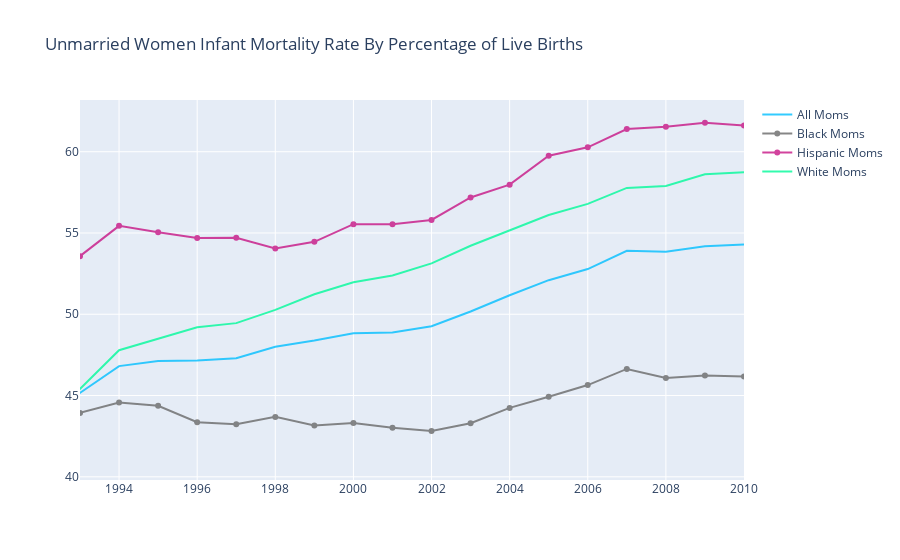

This figure's notebook cell:
### Code cell
fig = go.Figure()


unmarried_cond = (allmoms_df['Marrital Status'] == 'Unmarried')

fig.add_trace(go.Scatter(
                x=allmoms_df[unmarried_cond]['Year'],
                y=allmoms_df[unmarried_cond]['Percentage of Live Births'],
                name="All Moms",
                line_color='deepskyblue',
                opacity=0.8))


unmarried_cond = (blackmoms_df['Marrital Status'] == 'Unmarried')

fig.add_trace(go.Scatter(
                x=blackmoms_df[unmarried_cond]['Year'],
                y=blackmoms_df[unmarried_cond]['Percentage of Live Births'],
                name="Black Moms",
                line_color='dimgray',
                opacity=0.8))

unmarried_cond = (hispanicmoms_df['Marrital Status'] == 'Unmarried')

fig.add_trace(go.Scatter(
                x=hispanicmoms_df[unmarried_cond]['Year'],
                y=hispanicmoms_df[unmarried_cond]['Percentage of Live Births'],
                name="Hispanic Moms",
                line_color='mediumvioletred',
                opacity=0.8))


unmarried_cond = (whitemoms_df['Marrital Status'] == 'Unmarried')
fig.add_trace(go.Scatter(
                x=whitemoms_df[unmarried_cond]['Year'],
                y=whitemoms_df[unmarried_cond]['Percentage of Live Births'],
                name="White Moms",
                line_color='mediumspringgreen',
                opacity=0.8))
# Use date string to set xaxis range
fig.update_layout(xaxis_range=['1993','2010'],
                  title_text="Unmarried Women Infant Mortality Rate By Percentage of Live Births")
fig.show()

### Figure 1 — Plotly figure (JSON) as saved in the notebook; plotly's stock layout.template omitted (floating-point values rounded to 4 significant figures)
{"data": [{"line": {"color": "deepskyblue"}, "name": "All Moms", "opacity": 0.8, "type": "scatter", "x": [1990, 1991, 1992, 1993, 1994, 1995, 1996, 1997, 1998, 1999, 2000, 2001, 2002, 2003, 2004, 2005, 2006, 2007, 2008, 2009, 2010], "y": [42.77, 44.2, 44.59, 45.16, 46.81, 47.13, 47.15, 47.3, 48.0, 48.38, 48.84, 48.88, 49.27, 50.17, 51.17, 52.1, 52.78, 53.9, 53.85, 54.18, 54.29]}, {"line": {"color": "dimgray"}, "name": "Black Moms", "opacity": 0.8, "type": "scatter", "x": [1993, 1994, 1995, 1996, 1997, 1998, 1999, 2000, 2001, 2002, 2003, 2004, 2005, 2006, 2007, 2008, 2009, 2010], "y": [43.93, 44.57, 44.37, 43.36, 43.23, 43.69, 43.16, 43.3, 43.01, 42.81, 43.3, 44.24, 44.92, 45.64, 46.64, 46.07, 46.23, 46.18]}, {"line": {"color": "mediumvioletred"}, "name": "Hispanic Moms", "opacity": 0.8, "type": "scatter", "x": [1993, 1994, 1995, 1996, 1997, 1998, 1999, 2000, 2001, 2002, 2003, 2004, 2005, 2006, 2007, 2008, 2009, 2010], "y": [53.58, 55.44, 55.05, 54.7, 54.7, 54.05, 54.46, 55.54, 55.53, 55.81, 57.19, 57.97, 59.75, 60.27, 61.4, 61.54, 61.78, 61.62]}, {"line": {"color": "mediumspringgreen"}, "name": "White Moms", "opacity": 0.8, "type": "scatter", "x": [1990, 1991, 1992, 1993, 1994, 1995, 1996, 1997, 1998, 1999, 2000, 2001, 2002, 2003, 2004, 2005, 2006, 2007, 2008, 2009, 2010], "y": [40.97, 43.07, 44.19, 45.41, 47.79, 48.49, 49.2, 49.46, 50.27, 51.23, 51.97, 52.39, 53.13, 54.22, 55.15, 56.1, 56.79, 57.78, 57.89, 58.62, 58.73]}], "layout": {"title": {"text": "Unmarried Women Infant Mortality Rate By Percentage of Live Births"}, "xaxis": {"range": ["1993", "2010"]}}}
